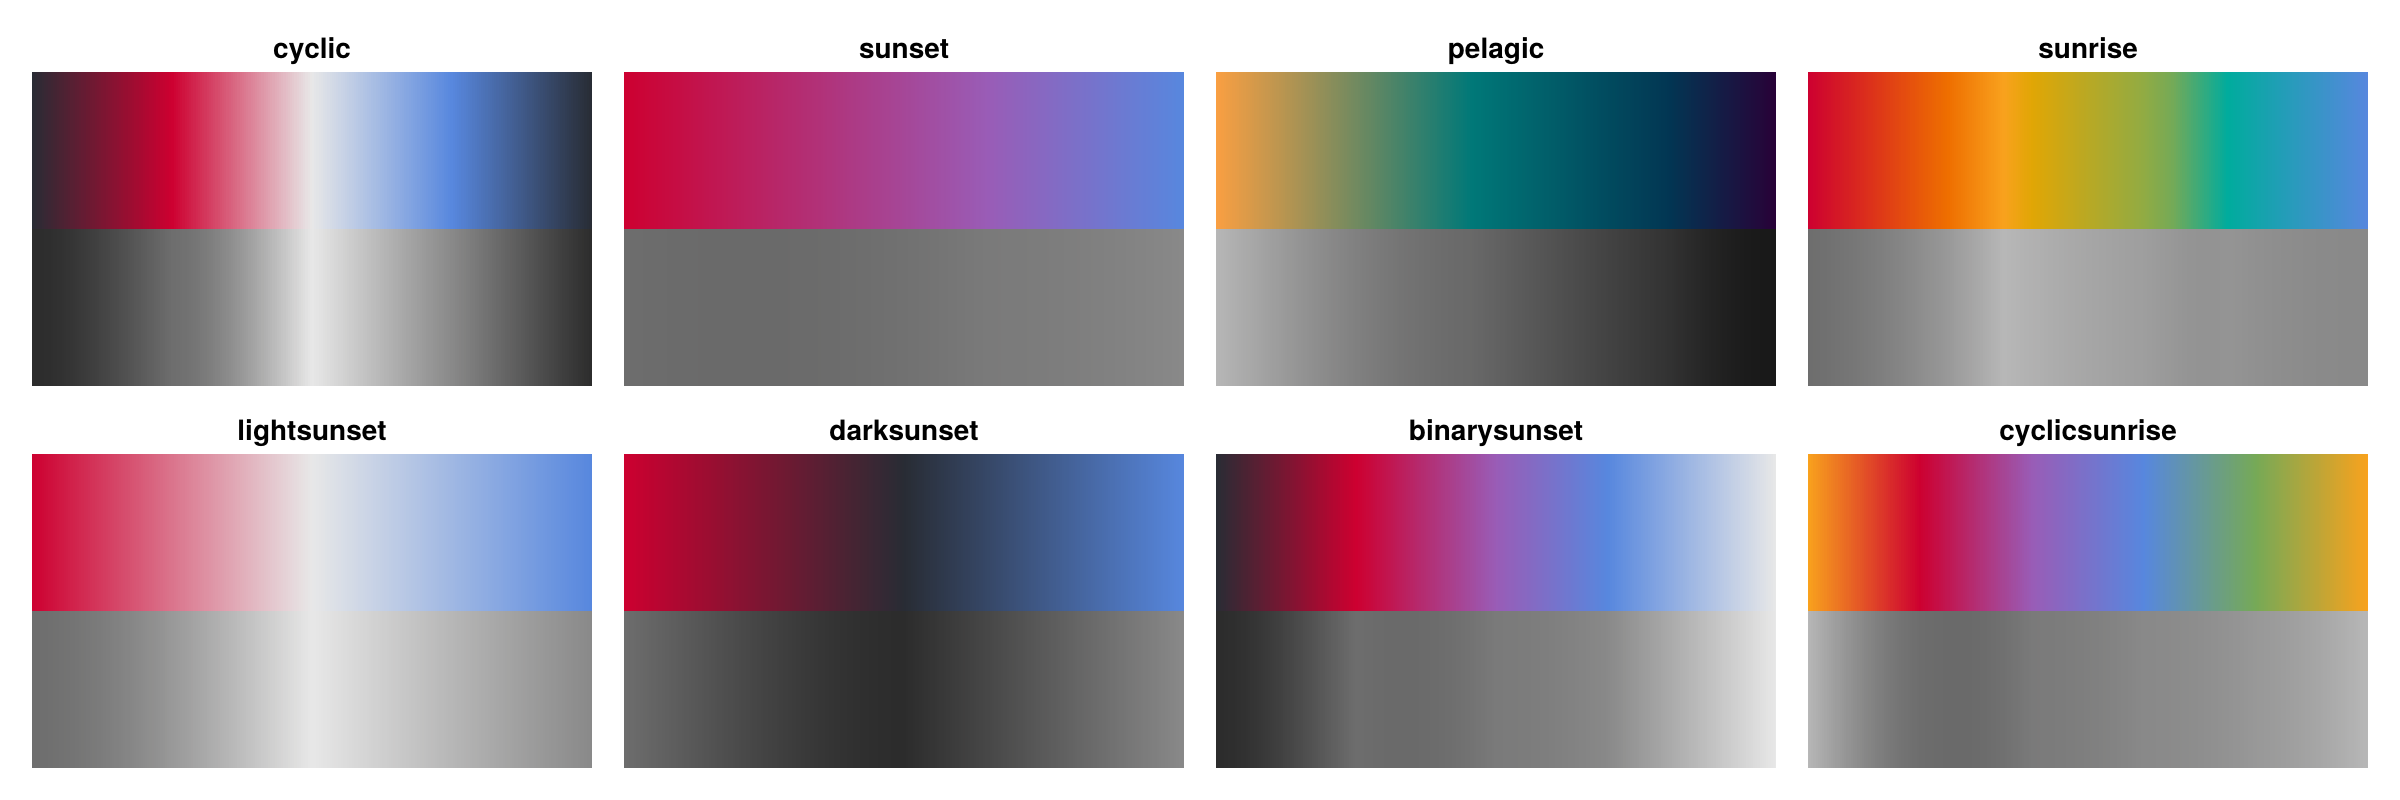

The Julia source for this figure:
using Fathom
using Test
using CairoMakie
import CairoMakie: Oklab, Oklch

# Keep this simple: sample each continuous gradient and render two heatmap strips.
gradient_items = collect(pairs(Fathom.fathom_colormaps))
ncols = 4
nrows = 2
@test length(gradient_items) == ncols * nrows

nsteps = 256
sample_t = LinRange(0, 1, nsteps)
strip_rows = 14
fg = Figure(size = (1200, 400))

for (i, (name, cmap)) in enumerate(gradient_items)
    r = fld(i - 1, ncols) + 1
    c = mod(i - 1, ncols) + 1
    ax = Axis(fg[r, c], title = String(name))

    # Sample the continuous gradient directly.
    grad_colors = cmap[sample_t]
    luminance_only = map(grad_colors) do col
        # Preserve perceptual lightness and remove chroma in Oklab space.
        oc = convert(Oklab{Float64}, col)
        Oklab{Float64}(oc.l, 0.0, 0.0)
    end |> cgrad

    vals = repeat(reshape(collect(1:nsteps), 1, nsteps), strip_rows, 1)
    vals_t = transpose(vals)
    heatmap!(ax, 1:nsteps, strip_rows .+ (1:strip_rows), vals_t,
             colormap = grad_colors, colorrange = (1, nsteps))
    heatmap!(ax, 1:nsteps, 1:strip_rows, vals_t,
             colormap = luminance_only, colorrange = (1, nsteps))

    hidedecorations!(ax)
    hidespines!(ax)
    xlims!(ax, 1, nsteps)
    ylims!(ax, 1, 2strip_rows)
end

rowgap!(fg.layout, 14)
colgap!(fg.layout, 16)
@test_nowarn save("./colormaps.png", fg)
